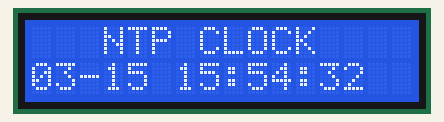
Bench run of a program on a simulated Raspberry Pi Pico running MicroPython. Shown: 16×2 character LCD. WiFi joins after 1.5 s; the clock reads 2024-03-15 10:24:30 at power-on unless the program sets it; library files of the repository ran but are not shown: i2c_lcd.py; what the program prints to the serial console is not drawn.

Above: at 2.3 s.
At 6.4 s:
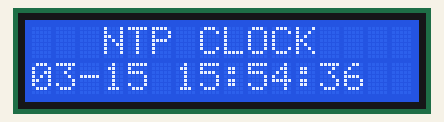
At 10.6 s:
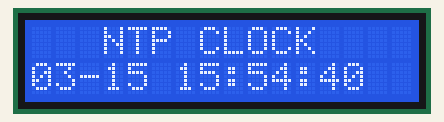
At 20.0 s:
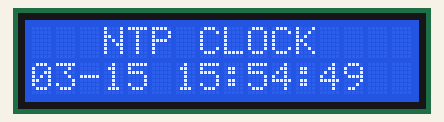
At 29.3 s:
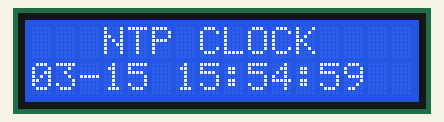
At 38.7 s:
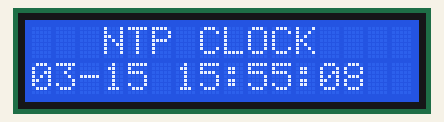

Measured:
- what the display in image 0 shows lasts 1.1 s, from 2.2 s to 3.3 s

The program:

main.py
```python
# main.py
import network
import ntptime
import time
from machine import Pin, I2C
from i2c_lcd import I2cLcd

# Replace with your Wi-Fi
ssid = 'your_SSID'
password = 'your_PASSWORD'

# Connect to Wi-Fi
wlan = network.WLAN(network.STA_IF)
wlan.active(True)
wlan.connect(ssid, password)

print("Connecting to WiFi...", end="")
while not wlan.isconnected():
    print(".", end="")
    time.sleep(1)
print("\nConnected:", wlan.ifconfig())

# Sync time with NTP
try:
    ntptime.settime()
except:
    print("Failed to sync time")

# Add UTC offset (e.g., +5.5 hours for IST)
TIME_OFFSET = 5.5 * 3600

# LCD setup (I2C0 with SDA=GP4, SCL=GP5)
i2c = I2C(0, sda=Pin(4), scl=Pin(5), freq=400000)
lcd = I2cLcd(i2c, 0x27, 2, 16)  # Change 0x27 to your LCD's address if needed

lcd.clear()
lcd.putstr("   NTP CLOCK")

# Main loop
while True:
    t = time.localtime(time.time() + int(TIME_OFFSET))
    lcd.move_to(0, 1)
    lcd.putstr("{:02d}-{:02d} {:02d}:{:02d}:{:02d}".format(
        t[1], t[2], t[3], t[4], t[5]
    ))
    time.sleep(1)
```
